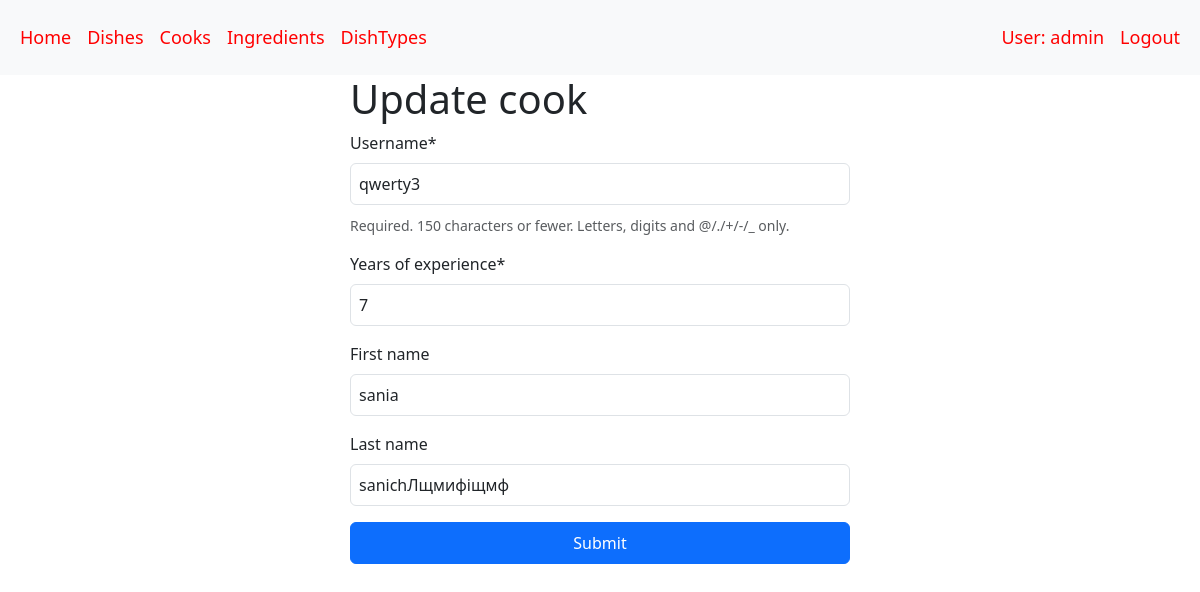
The page /cooks/5/update/ (signed in) on the database its author committed.
### restaurant/models.py (models this page shows, shortened)
class Cook(AbstractUser):
    years_of_experience = models.IntegerField(default=0)
    class Meta:
        verbose_name = "cook"
        verbose_name_plural = "cooks"

### restaurant/views.py (the view, shortened to what this page needs)
class CookUpdateView(LoginRequiredMixin, generic.UpdateView):
    model = Cook
    form_class = CookForm

### restaurant/forms.py
class CookForm(forms.ModelForm):
    class Meta:
        model = Cook
        fields = (
            "username",
            "years_of_experience",
            "first_name",
            "last_name",
        )

### templates/restaurant/cook_form.html (shortened to what this page needs)
{% extends "base.html" %}
{% load crispy_forms_filters %}
{% block content %}
  <form action="" method="post" novalidate  class="create-form">
    <h1>{{ object|yesno:"Update,Create" }} cook</h1>
    {{ form|crispy }}
    <input type="submit" value="Submit" class="btn btn-primary">
  </form>
{% endblock %}

### templates/includes/header.html (shortened to what this page needs)
  <header>
    <nav class="navbar navbar-expand-lg bg-body-tertiary navbar-dark bg-gradient-dark z-index-3 py-3">
      <div class="container-fluid">
        <div class="collapse navbar-collapse" id="navbarSupportedContent">
          <ul class="navbar-nav me-auto mb-2 mb-lg-0">
            <li class="nav-item">
              <a class="nav-link{% if request.resolver_match.url_name == 'index' %} active{% endif %}"
              href="{% url 'restaurant:index' %}">Home</a>
            </li>
            <li class="nav-item">
              <a class="nav-link{% if request.resolver_match.url_name == 'dish-list' %} active{% endif %}"
              href="{% url 'restaurant:dish-list' %}">Dishes</a>
            </li>
            <li class="nav-item">
              <a class="nav-link{% if request.resolver_match.url_name == 'cook-list' %} active{% endif %}"
              href="{% url 'restaurant:cook-list' %}">Cooks</a>
            </li>
            <li class="nav-item">
              <a class="nav-link{% if request.resolver_match.url_name == 'ingredient-list' %} active{% endif %}"
              href="{% url 'restaurant:ingredient-list' %}">Ingredients</a>
            </li>
            <li class="nav-item">
              <a class="nav-link{% if request.resolver_match.url_name == 'dish-types-list' %} active{% endif %}"
              href="{% url 'restaurant:dish-types-list' %}">DishTypes</a>
            </li>
              </ul>
          <ul class="navbar-nav mb-2 mb-lg-0">
            {% if user.is_authenticated %}
                <li class="nav-item">
                  <a class="nav-link{% if request.resolver_match.url_name == 'cook-detail' %} active{% endif %}"
                  href="{% url 'restaurant:cook-detail' pk=user.id %}">User: {{ user.get_username }}</a></li>
                <li class="nav-item">
                  <a class="nav-link"
                  href="{% url 'logout' %}">Logout</a></li>
            {% endif %}
          </ul>
        </div>
      </div>
    </nav>
  </header>

### static/css/styles.css (style rules this page uses)
body { margin: 0; padding: 0; }
.navbar { font-size: 18px; background-color: red; }
.nav-link { color: red; }
.create-form { max-width: 500px; margin: auto; }
.create-form input, .create-form select, .create-form textarea { width: 100%; padding: 8px; margin-bottom: 10px; box-sizing: border-box; }

### rows shown on the page
Cook: get_username "admin"
Cook: username "qwerty3", years_of_experience "7", first_name "sania", last_name "sanichЛщмифіщмф"

### other values the page prints
{{ object|yesno:"Update,Create" }} "Update"
